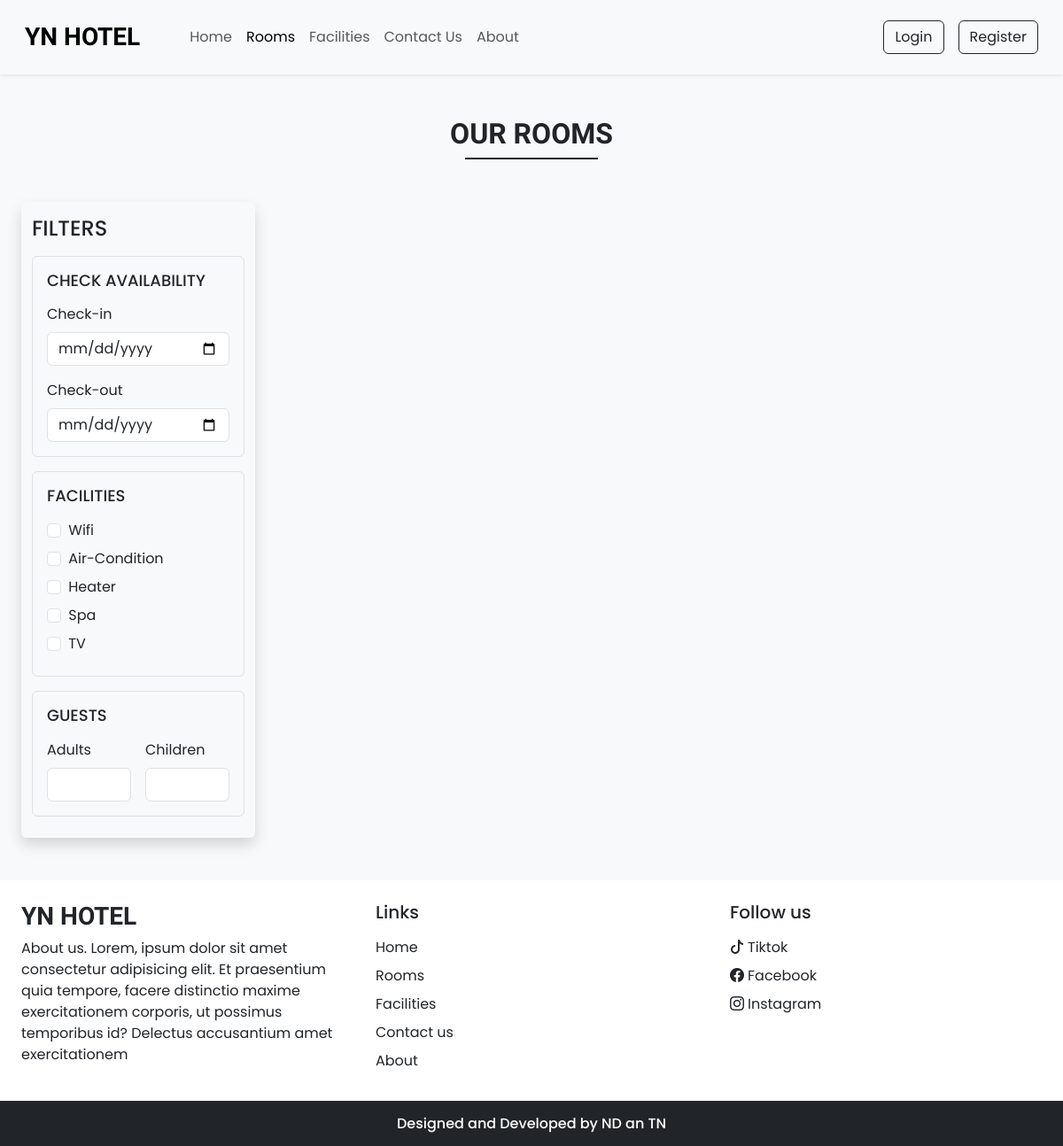
The page /rooms.php on the database its author committed.
### tables this page shows
CREATE TABLE `settings` (
  `sr_no` int(11) NOT NULL,
  `site_title` varchar(50) NOT NULL,
  `site_about` varchar(250) NOT NULL,
  `shutdown` tinyint(1) NOT NULL
);

CREATE TABLE `facilities` (
  `id` int(11) NOT NULL,
  `name` varchar(100) NOT NULL,
  `icon` varchar(50) NOT NULL,
  `description` varchar(250) NOT NULL
);

### admin/inc/db_config.php (called while the page is built, shortened)
<?php
function selectAll($table)
{
    $con = $GLOBALS['con'];
    $res = mysqli_query($con, "SELECT * FROM $table");
    return $res;
}
function select($sql, $values, $datatypes)
{
    $con = $GLOBALS['con'];
    if ($stmt = mysqli_prepare($con, $sql)) {
        mysqli_stmt_bind_param($stmt, $datatypes, ...$values);
        if (mysqli_stmt_execute($stmt)) {
            $res = mysqli_stmt_get_result($stmt);
            return $res;
        } else {
            mysqli_stmt_close($stmt);
            die("Query cannot be excuted - Select");
        }
    } else {
        die("Query cannot be prepared - Select");
    }
}

### rooms.php (the view, shortened to what this page needs)
<!DOCTYPE html>
<html lang="en">
<head>
    <?php require 'inc/links.php' ?>
</head>
<body class="bg-light">
    <?php require('inc/header.php');
    $checkin_default = "";
    $checkout_default = "";
    $adult_default = "";
    $children_default = "";
    ?>
    <div class="my-5 px-4">
        <h2 class="fw-bold h-font text-center">OUR ROOMS</h2>
        <div class="h-line bg-dark"></div>
    </div>
    <div class="container-fluid">
        <div class="row">
            <div class="col-lg-3 col-md-12 mb-lg-0 mb-4 ps-4">
                <nav class="navbar navbar-expand-lg bg-body-tertiary rounded shadow">
                    <div class="container-fluid flex-lg-column align-items-stretch">
                        <h4 class="mt-2">FILTERS</h4>
                        <div class="collapse navbar-collapse flex-column mt-2 align-items-stretch" id="filterDropdown">
                            <div class="border bg-light p-3 rounded mb-3">
                                <h5 class="d-flex-end align-items-center rounded mb-3" style="font-size: 18px">
                                    <span>CHECK AVAILABILITY</span>
                                </h5>
                                <label for="exampleFormControlInput1" class="form-label">Check-in</label>
                                <input type="date" class="form-control shadow-none mb-3" value="<?php echo $checkin_default?>" id="checkin" onchange="chk_avail_filter()">
                                <label for="exampleFormControlInput1" class="form-label">Check-out</label>
                                <input type="date" class="form-control shadow-none" value="<?php echo $checkout_default?>" id="checkout" onchange="chk_avail_filter()">
                            </div>
                            <div class="border bg-light p-3 rounded mb-3">
                                <h5 class="d-flex-end align-items-center rounded mb-3" style="font-size: 18px">
                                    <span>FACILITIES</span>
                                </h5>
                                <?php
                                $facilities_q = selectAll('facilities');
                                while ($row = mysqli_fetch_assoc($facilities_q)) {
                                    echo <<< facilities
                                            <div class='mb-2'>
                                                <input type="checkbox" onclick='fetch_rooms()' id="$row[id]" name='facilities' value='$row[id]' class="form-check-input shadow-none me-1">
                                                <label for="$row[id]" class="form-check-label">$row[name]</label>
                                            </div>
                                        facilities;
                                }
                                ?>
                            </div>
                            <div class="border bg-light p-3 rounded mb-3">
                                <h5 class="d-flex-end align-items-center rounded mb-3" style="font-size: 18px">
                                    <span>GUESTS</span>
                                </h5>
                                <div class="d-flex">
                                    <div class="me-3">
                                        <label class="form-label">Adults</label>
                                        <input type="number" id="adults" min="1" value="<?php echo $adult_default?>" oninput="guests_filter()" class="form-control shadow-none">
                                    </div>
                                    <div>
                                        <label class="form-label">Children</label>
                                        <input type="number" id="children" min="1" value="<?php echo $children_default?>" oninput="guests_filter()" class="form-control shadow-none">
                                    </div>
                                </div>
                            </div>
                        </div>
                    </div>
                </nav>
            </div>
            <div class="col-lg-9 col-md-12 px-4" id="rooms-data">
            </div>
        </div>
    </div>
    <?php require 'inc/footer.php'; ?>
</body>
</html>

### inc/header.php (shortened to what this page needs)
<nav id="nav-bar" class="navbar navbar-expand-lg bg-body-tertiary bg-white px-lg-3 py-lg-3 py-lg-2 shadow-sm sticky-top">
    <div class="container-fluid">
        <a class="navbar-brand me-5 fw-bold fs-3 h-font" href="index.php"><?php echo $settings_r['site_title'] ?></a>
        <div class="collapse navbar-collapse" id="navbarSupportedContent">
            <ul class="navbar-nav me-auto mb-2 mb-lg-0">
                <li class="nav-item">
                    <a class="nav-link" href="index.php">Home</a>
                </li>
                <li class="nav-item">
                    <a class="nav-link" href="rooms.php">Rooms</a>
                </li>
                <li class="nav-item">
                    <a class="nav-link" href="facilities.php">Facilities</a>
                </li>
                <li class="nav-item">
                    <a class="nav-link" href="contact.php">Contact Us</a>
                </li>
                <li class="nav-item">
                    <a class="nav-link" href="about.php">About</a>
                </li>
            </ul>
            <div class="d-flex">
                <?php
                if (isset($_SESSION['login']) && $_SESSION['login'] == true) {
                    $path = USERS_IMG_PATH;
                    echo <<<data
                            <div class="btn-group">
                                <button type="button" class="btn btn-outline-dark dropdown-toggle" data-bs-toggle="dropdown" data-bs-display="static" aria-expanded="false">
                                    <img src="$path{$_SESSION['uPic']}" style="width: 25px; height: 25px;" class="me-1 rounded-circle">
                                    {$_SESSION['uName']}
                                </button>
                                <ul class="dropdown-menu dropdown-menu-lg-end">
                                    <li><a class="dropdown-item text-white" style="background-color: #343a40;" href="profile.php">Profile</a></li>
                                    <li><a class="dropdown-item text-white" style="background-color: #343a40;" href="bookings.php">Bookings</a></li>
                                    <li><a class="dropdown-item text-white" style="background-color: #343a40;" href="logout.php">Logout</a></li>
                                </ul>
                            </div>
                        data;
                } else {
                    echo <<<data
                            <button type='button' class='btn btn-outline-dark shadow-none me-lg-3 me-2' data-bs-toggle='modal' data-bs-target='#loginModal'>
                                Login
                            </button>
                            <button type='button' class='btn btn-outline-dark shadow-none' data-bs-toggle='modal' data-bs-target='#registerModal'>
                                Register
                            </button>
                        data;
                }
                ?>
            </div>
        </div>
    </div>
</nav>

### inc/footer.php (shortened to what this page needs)
<div class="container-fluid bg-white mt-5">
    <div class="row">
        <div class="col-lg-4 p-4">
            <h3 class="h-font fw-bold fs-3 mb-2"><?php echo $settings_r['site_title'] ?></h3>
            <p><?php echo $settings_r['site_about'] ?> </p>
        </div>
        <div class="col-lg-4 p-4">
            <h5 class="mb-3">Links</h5>
            <a href="index.php" class="d-inline-block mb-2 text-dark text-decoration-none">Home</a> <br>
            <a href="rooms.php" class="d-inline-block mb-2 text-dark text-decoration-none">Rooms</a> <br>
            <a href="facilities.php" class="d-inline-block mb-2 text-dark text-decoration-none">Facilities</a> <br>
            <a href="contact.php" class="d-inline-block mb-2 text-dark text-decoration-none">Contact us</a> <br>
            <a href="about.php" class="d-inline-block mb-2 text-dark text-decoration-none">About</a>
        </div>
        <div class="col-lg-4 p-4">
            <h5 class="mb-3">Follow us</h5>
            <?php
            if ($contact_r['tiktok'] != '') {
                echo <<< data
                    <a href="$contact_r[tiktok]" class="d-inline-block text-dark text-decoration-none mb-2">
                        <i class="bi bi-tiktok me-1"></i>Tiktok
                    </a>
                    <br>
                data;
            }
            ?>
            <a href="<?php echo $contact_r['facebook'] ?>" class="d-inline-block text-dark text-decoration-none mb-2">
                <i class="bi bi-facebook me-1"></i>Facebook
            </a>
            <br>
            <a href="<?php echo $contact_r['instagram'] ?>" class="d-inline-block text-dark text-decoration-none">
                <i class="bi bi-instagram me-1"></i>Instagram
            </a>
        </div>
    </div>
</div>
<h6 class="text-center bg-dark text-white p-3 m-0">Designed and Developed by ND an TN</h6>

### css/common.css (style rules this page uses)
:root { --teal: #2ec1ac; --teal_hover: #279e8c; --teal_disabled: #94f5e6; }
* { font-family: "Poppins", sans-serif; }
.h-font { font-family: "Merienda", cursive; }
input[type=number] { -moz-appearance: textfield; }
.h-line { width: 150px; margin: 0 auto; height: 1.7px; }

### rows shown on the page
settings: site_title "YN HOTEL", site_about "About us. Lorem, ipsum dolor sit amet consectetur adipisicing elit. Et praesentium quia tempore, facere distinctio maxime exercitationem corporis, ut possimus temporibus id? Delectus accusantium amet exercitationem"
facilities: name "Wifi"
facilities: name "Air-Condition"
facilities: name "Heater"
facilities: name "Spa"
facilities: name "TV"
